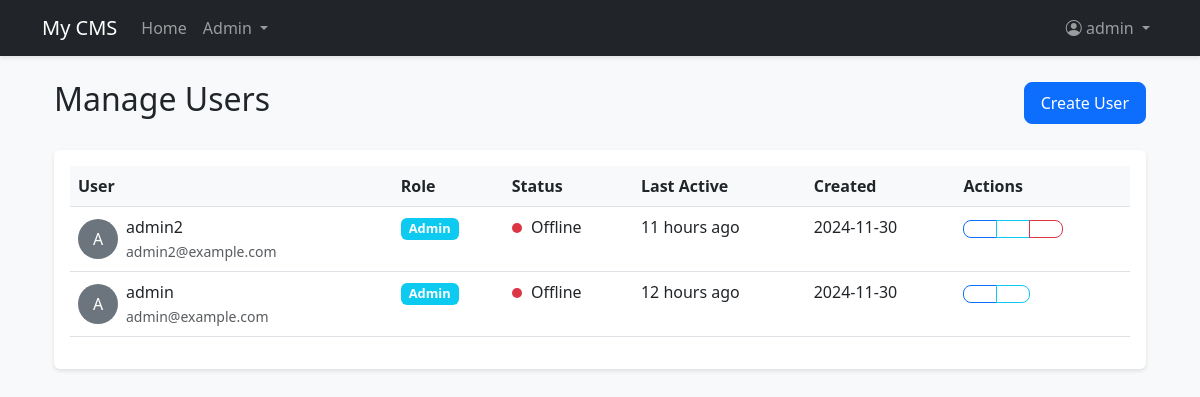
The app's page /admin/users (signed in) with its own data.
### app/models.py (models this page shows, shortened)
class Settings(db.Model):
    __tablename__ = 'settings'
    _cache = {}
    id = db.Column(db.Integer, primary_key=True)
    key = db.Column(db.String(50), unique=True, nullable=False)
    value = db.Column(db.String(500))
    type = db.Column(db.String(20), default='string')
    description = db.Column(db.String(200))
    @staticmethod
    def get(key, default=None):
        setting = Settings.query.filter_by(key=key).first()
        if setting is None:
            return default
        try:
            if setting.type == 'boolean':
                return setting.value.lower() in ('true', '1', 'yes', 'on')
            elif setting.type == 'integer':
                return int(float(setting.value))
            elif setting.type == 'float':
                return float(setting.value)
            elif setting.type == 'json':
                return json.loads(setting.value)
            else:  # string
                return setting.value
        except (ValueError, json.JSONDecodeError) as e:
            current_app.logger.error(f"Error converting setting {key}: {str(e)}")
            return default

class User(UserMixin, db.Model):
    id = db.Column(db.Integer, primary_key=True)
    username = db.Column(db.String(64), unique=True, nullable=False)
    email = db.Column(db.String(120), unique=True, nullable=False)
    password_hash = db.Column(db.String(128))
    is_admin = db.Column(db.Boolean, default=False)
    is_active = db.Column(db.Boolean, default=True)
    created_at = db.Column(db.DateTime, default=datetime.utcnow)
    last_seen = db.Column(db.DateTime, default=datetime.utcnow)
    profile_image = db.Column(db.String(200))
    bio = db.Column(db.Text)
    website = db.Column(db.String(200))
    social_facebook = db.Column(db.String(200))
    social_twitter = db.Column(db.String(200))
    social_instagram = db.Column(db.String(200))
    email_confirmed = db.Column(db.Boolean, default=False)
    role_id = db.Column(db.Integer, db.ForeignKey('role.id'))
    last_activity = db.Column(db.DateTime, default=datetime.utcnow)
    failed_login_attempts = db.Column(db.Integer, default=0)
    account_locked = db.Column(db.Boolean, default=False)
    account_locked_until = db.Column(db.DateTime)
    must_change_password = db.Column(db.Boolean, default=False)
    password_changed_at = db.Column(db.DateTime)
    posts = db.relationship('Post', backref='author', lazy='dynamic')
    comments = db.relationship('Comment', backref='author', lazy='dynamic')
    likes = db.relationship('Like', backref='user', lazy='dynamic')
    page_views = db.relationship('PageView', back_populates='user', lazy='dynamic')
    def can(self, perm):
        return self.role is not None and self.role.has_permission(perm)

class Role(db.Model):
    id = db.Column(db.Integer, primary_key=True)
    name = db.Column(db.String(64), unique=True, nullable=False)
    description = db.Column(db.String(255))
    permissions = db.Column(db.Integer, default=0)  # Bitwise permissions
    created_at = db.Column(db.DateTime, default=datetime.utcnow)
    users = db.relationship('User', backref='role', lazy='dynamic')
    VIEW_DASHBOARD = 0x01
    MANAGE_POSTS = 0x02
    MANAGE_USERS = 0x04
    MANAGE_ROLES = 0x08
    MANAGE_SETTINGS = 0x10
    MANAGE_MEDIA = 0x20
    MODERATE_COMMENTS = 0x40
    def has_permission(self, perm):
        return self.permissions & perm == perm

### app/admin/routes.py (the view)
@bp.route('/users')
@login_required
@permission_required(Role.MANAGE_USERS)
def users():
    page = request.args.get('page', 1, type=int)
    users = User.query.order_by(User.created_at.desc()).paginate(
        page=page, per_page=20, error_out=False)
    return render_template('admin/users.html', users=users)

### app/admin/routes.py (called while the page is built)
def permission_required(permission):
    def decorator(f):
        @wraps(f)
        def decorated_function(*args, **kwargs):
            if not current_user.can(permission):
                flash('You do not have permission to access this page.', 'danger')
                return redirect(url_for('admin.index'))
            return f(*args, **kwargs)
        return decorated_function
    return decorator

### app/models.py (called while the page is built)
@login_manager.user_loader
def load_user(id):
    return User.query.get(int(id))

### app/utils/filters.py (called while the page is built)
def timeago(dt):
    if not dt:
        return ''
    if not isinstance(dt, datetime):
        return str(dt)
    return naturaltime(dt)

### app/templates/admin/users.html (shortened to what this page needs)
{% extends "base.html" %}
{% block content %}
<div class="container-fluid">
    <div class="d-flex justify-content-between align-items-center mb-4">
        <h2>Manage Users</h2>
        <a href="{{ url_for('admin.create_user') }}" class="btn btn-primary">
             Create User
        </a>
    </div>
    <div class="card">
        <div class="card-body">
            <div class="table-responsive">
                <table class="table table-hover">
                    <thead>
                        <tr>
                            <th>User</th>
                            <th>Role</th>
                            <th>Status</th>
                            <th>Last Active</th>
                            <th>Created</th>
                            <th>Actions</th>
                        </tr>
                    </thead>
                    <tbody>
                        {% for user in users.items %}
                        <tr>
                            <td>
                                <div class="d-flex align-items-center">
                                    {% if user.profile_image %}
                                    <img src="{{ url_for('static', filename='uploads/' + user.profile_image) }}"
                                         alt="{{ user.username }}" class="user-avatar me-2">
                                    {% else %}
                                    <div class="user-avatar me-2 bg-secondary d-flex align-items-center justify-content-center text-white">
                                        {{ user.username[0]|upper }}
                                    </div>
                                    {% endif %}
                                    <div>
                                        <div>{{ user.username }}</div>
                                        <small class="text-muted">{{ user.email }}</small>
                                    </div>
                                </div>
                            </td>
                            <td>
                                <span class="badge bg-info role-badge">{{ user.role.name if user.role else 'No Role' }}</span>
                            </td>
                            <td>
                                {% if user.is_active %}
                                    {% if user.last_activity and (now() - user.last_activity).total_seconds() < 300 %}
                                    <span class="status-indicator status-online"></span> Online
                                    {% elif user.last_activity and (now() - user.last_activity).total_seconds() < 900 %}
                                    <span class="status-indicator status-away"></span> Away
                                    {% else %}
                                    <span class="status-indicator status-offline"></span> Offline
                                    {% endif %}
                                {% else %}
                                    <span class="badge bg-danger">Inactive</span>
                                {% endif %}
                            </td>
                            <td>
                                {% if user.last_activity %}
                                <span title="{{ user.last_activity.strftime('%Y-%m-%d %H:%M:%S') }}">
                                    {{ user.last_activity|timeago }}
                                </span>
                                {% else %}
                                Never
                                {% endif %}
                            </td>
                            <td>{{ user.created_at.strftime('%Y-%m-%d') }}</td>
                            <td>
                                <div class="btn-group">
                                    <a href="{{ url_for('admin.edit_user', id=user.id) }}"
                                       class="btn btn-sm btn-outline-primary">
                                    </a>
                                    <a href="{{ url_for('admin.user_activity_detail', id=user.id) }}"
                                       class="btn btn-sm btn-outline-info">
                                    </a>
                                    {% if user != current_user %}
                                    <button type="button"
                                            class="btn btn-sm btn-outline-danger"
                                            onclick="confirmDelete({{ user.id }}, '{{ user.username }}')">
                                    </button>
                                    {% endif %}
                                </div>
                            </td>
                        </tr>
                        {% endfor %}
                    </tbody>
                </table>
            </div>
        </div>
    </div>
</div>
{% endblock %}

### app/templates/base.html (shortened to what this page needs)
<!DOCTYPE html>
<html lang="en">
<head>
    <link href="https://cdn.jsdelivr.net/npm/bootstrap@5.3.0/dist/css/bootstrap.min.css" rel="stylesheet">
    <link rel="stylesheet" href="https://cdn.jsdelivr.net/npm/bootstrap-icons@1.7.2/font/bootstrap-icons.css">
    <link rel="stylesheet" href="{{ url_for('static', filename='css/style.css') }}">
</head>
<body>
    <nav class="navbar navbar-expand-lg navbar-dark bg-dark">
        <div class="container">
            <a class="navbar-brand" href="{{ url_for('main.index') }}">{{ get_setting('site_name', 'CMS') }}</a>
            <div class="collapse navbar-collapse" id="navbarNav">
                <ul class="navbar-nav me-auto">
                    <li class="nav-item">
                        <a class="nav-link" href="{{ url_for('main.index') }}">Home</a>
                    </li>
                    {% if current_user.is_authenticated and current_user.is_admin %}
                    <li class="nav-item dropdown">
                        <a class="nav-link dropdown-toggle" href="#" id="adminDropdown" role="button"
                           data-bs-toggle="dropdown" aria-expanded="false">
                            Admin
                        </a>
                    </li>
                    {% endif %}
                </ul>
                <ul class="navbar-nav">
                    {% if current_user.is_authenticated %}
                    <li class="nav-item dropdown">
                        <a class="nav-link dropdown-toggle" href="#" id="userDropdown" role="button"
                           data-bs-toggle="dropdown" aria-expanded="false">
                            <i class="bi bi-person-circle"></i> {{ current_user.username }}
                        </a>
                    </li>
                    {% endif %}
                </ul>
            </div>
        </div>
    </nav>
    <div class="container mt-4">
        {% block content %}{% endblock %}
    </div>
</body>
</html>

### app/static/css/style.css (style rules this page uses)
body { background-color: #f8f9fa; }
.card { box-shadow: 0 2px 4px rgba(0,0,0,0.1); border: none; }
.navbar { box-shadow: 0 2px 4px rgba(0,0,0,0.1); }
.table thead th { border-top: none; background-color: #f8f9fa; }
.btn { border-radius: 0.5rem; padding: 0.5rem 1rem; }

### app/templates/admin/users.html (style rules this page uses)
.user-avatar { width: 40px; height: 40px; border-radius: 50%; object-fit: cover; }
.status-indicator { width: 10px; height: 10px; border-radius: 50%; display: inline-block; margin-right: 5px; }
.status-offline { background-color: #dc3545; }
.role-badge { font-size: 0.8rem; padding: 0.3rem 0.5rem; }

### records on screen
Settings: type+value "My CMS"
User: username "admin", username "A", email "admin@example.com", role "Admin", is_active True (drawn), last_activity "12 hours ago", created_at "2024-11-30"
User: username "A", username "admin2", email "admin2@example.com", role "Admin", is_active True (drawn), last_activity "11 hours ago", created_at "2024-11-30"
